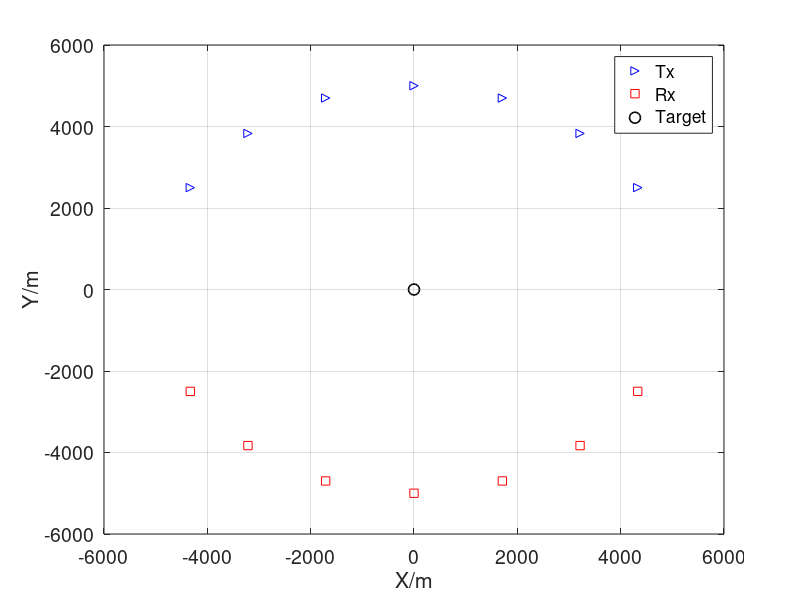

MATLAB code for this plot:
%%
rng('shuffle')
M = 10;
N = 128;
T = 1e-3;
width = M*T;
fs = 1e7;
fs_integral = 1e7;
len = 2*width*fs_integral;
t = linspace(-width,width,len);
dt = t(2) - t(1);
f = (-len/2:len/2-1)/(len*dt); % Frequency vector
%%
numTr = 7;% Number of transmitters
numRe = 7;% Number of transmitters
radius = 5e3;
% azimuth_Tr = [85 65 45 25 5]; 
% azimuth_Re = [-85 -65 -45 -25 -5];
azimuth_Tr = [105 85 65 45 25 5 -15]+45; 
azimuth_Re = [-105 -85 -65 -45 -25 -5 15]-45;
p_tar = [-0e3,0].';
% len_num = length(num);
% v_tar = [4,5].';
% load('p_tx_wide.mat','p_tx')
% load('p_rx_wide.mat','p_rx')
p_tx = radius*[cosd(azimuth_Tr(1:numTr));sind(azimuth_Tr(1:numTr))];
p_rx = radius*[cosd(azimuth_Re(1:numRe));sind(azimuth_Re(1:numRe))];
%%
close all
figure
plot(p_tx(1,:),p_tx(2,:),'b>',p_rx(1,:),p_rx(2,:),'rs',p_tar(1),p_tar(2),'ko',...
    'MarkerSize',8,'LineWidth',1.2)
xlabel('X/m')
ylabel('Y/m')
ax=gca;
set(ax,'FontSize',14);
legend('Tx','Rx','Target')
grid on
%%
rng(1)
c = 3e8;
f_c = 3e9; % carrier frequency
lambda = c/f_c;
transmission_energy = 1; %w
SNR = -20:5:20;%dB
% SNR = 0;%dB
len_SNR = length(SNR);
NSR = 1./10.^(SNR./10);
% Eff_bandw = 2.045141018530318e+07;% for T=1e-3
% Eff_time = 7.957747154036620e-08;
% TB = 8;
% load('RCS_var.mat','RCS_var')
% load('RCS.mat','RCS')
noise_power = transmission_energy*NSR;
RCS = sqrt(1/2)*(ones(numTr,numRe)+1j*ones(numTr,numRe));
% RCS = sqrt(1/2)*(randn(numTr,numRe)+1j*randn(numTr,numRe));
RCS_var = abs(RCS).^2;
RCS = RCS(1:numTr,1:numRe);
RCS_var = RCS_var(1:numTr,1:numRe);

CRB_loc_OFDM = zeros(len_SNR,2);
CRB_vel_OFDM = zeros(len_SNR,2);
CRB_loc_OFDM_accurate = zeros(len_SNR,2);
CRB_vel_OFDM_accurate = zeros(len_SNR,2);
delta_f = 1/T;
% delta_f = 1e2;
for i_SNR = 1:len_SNR
    cons_f = 2*transmission_energy/noise_power(i_SNR)*fs;
%%
Num_Tar = 1;
for i_q = 1:  Num_Tar
    dis_tx_tar=sqrt(sum((p_tx-p_tar(:,i_q)).^2));
    dis_rx_tar=sqrt(sum((p_rx-p_tar(:,i_q)).^2));
    delay_tx_tar = dis_tx_tar/c;
    delay_rx_tar = dis_rx_tar/c;
    Delay = repmat(delay_tx_tar.',1, numRe)+repmat(delay_rx_tar,  numTr,1);
end
%% intermediate parameter
zero_mat = zeros(numTr*numRe);
cons = 2*fs/noise_power(i_SNR);
cons_A = zeros(numTr,numRe);
cons_B = zeros(numTr,numRe);
cons_D = zeros(numTr,numRe);
G_Re = zeros(numTr*numRe);
G_Im = zeros(numTr*numRe);
E_Re = zeros(numTr*numRe);
E_Im = zeros(numTr*numRe);
PA = ones(numTr,1);
weight_P = zeros(3,numTr,numRe);
weight_V = zeros(4,numTr,numRe);
weight_Y = zeros(3,numTr,numRe);
for i_tar = 1:1
    beta = zeros(2,numTr*numRe);
    eta = zeros(2,numTr*numRe);
    xi = zeros(2,numTr*numRe);
    for n = 1:numTr
        for k = 1:numRe
            temp = (n-1)*numRe+k;
            t_delay = t-Delay(n,k);
            x = (2/T^2)^(1/4)*exp(-pi*t_delay.^2/T^2).*...
                exp(1j*2*pi*(n-1)*delta_f*t_delay);
            c1 = 2*pi*(t_delay/T^2-1j*(n-1)*delta_f);
            y_gRe = transmission_energy*PA(n).*c1.*x.*conj(x);
            G_Re(temp,temp) = -cons*real(conj(RCS(n,k))*trapz(t, y_gRe));
            G_Im(temp,temp) = cons*imag(conj(RCS(n,k))*trapz(t, y_gRe));
            y = t.*conj(x).*x.*c1;
            % Calculate the Fourier Transform of the signal
            X = fftshift(fft(x));
            % Calculate effective pulse width (EPW)
            Eff_time = trapz(t, t.^2 .* abs(x).^2);
            % Calculate effective bandwidth (EBW)
            Eff_bandw = trapz(dt, f.^2 .* abs(X).^2)/len;
            TB = imag(sum(y)*dt);
            cons_A(n,k) = 8*pi^2*transmission_energy*Eff_bandw/noise_power(i_SNR)*fs; % OCDM 
            beta(:,temp) = 1/c*((p_tar(:,i_tar)-p_tx(:,n))/norm(p_tar(:,i_tar)-p_tx(:,n))+...
                (p_tar(:,i_tar)-p_rx(:,k))/norm(p_tar(:,i_tar)-p_rx(:,k)));
        end
    end
    aleph = blkdiag(beta,eye(2*numTr*numRe));
end
A_mat = (RCS_var.*cons_A.*repmat(PA,1,numRe)).';
A = diag(A_mat(:));
% E_Im_mat = (cons_e*real(RCS).*Delay.*repmat(PA,1,numRe)).';
G = [G_Re,G_Im];
F = diag(repmat(cons_f*PA,2*numRe,1));
J = [A,G;G.', F];
FIM = aleph*J*aleph.';
CRB_mat = inv(FIM);
CRB_loc_OFDM_accurate(i_SNR,:) = [CRB_mat(1,1),CRB_mat(2,2)];

end
%%
% save('data\CRB_range_OFDM_accurate_10MHz.mat','CRB_loc_OFDM_accurate')
